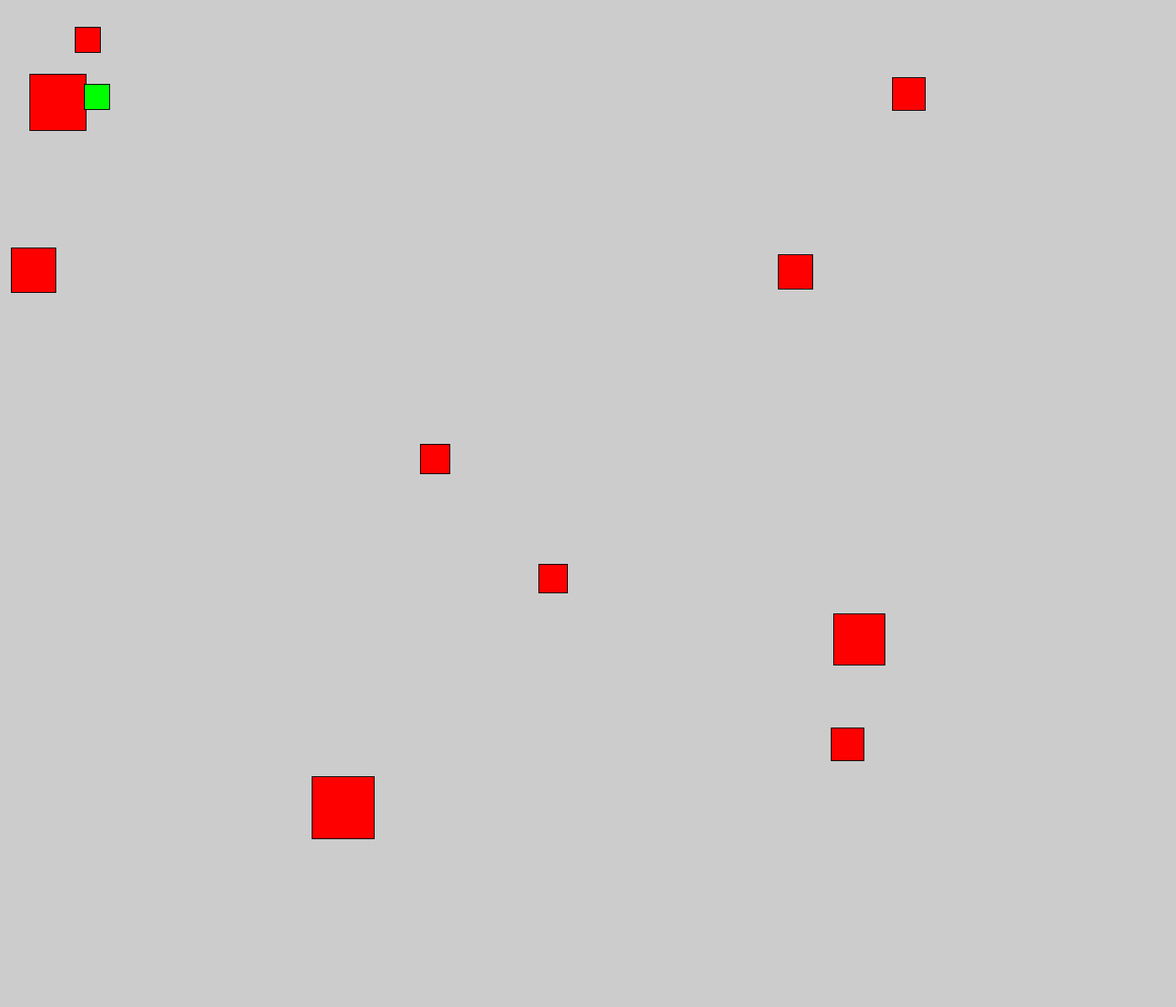
Frame 1 (no input)
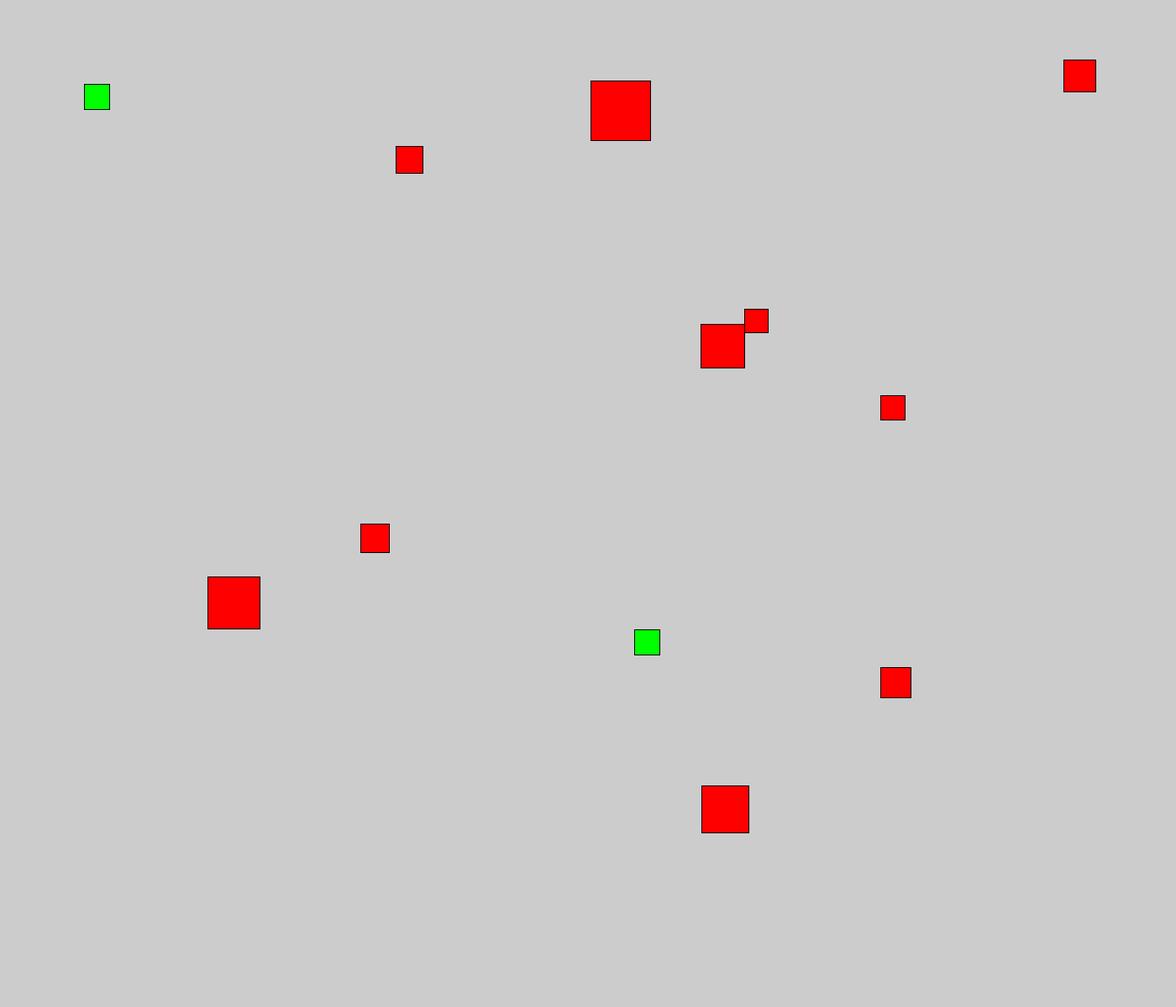
Frame 60 (the mouse pressed at the canvas centre just before this capture)
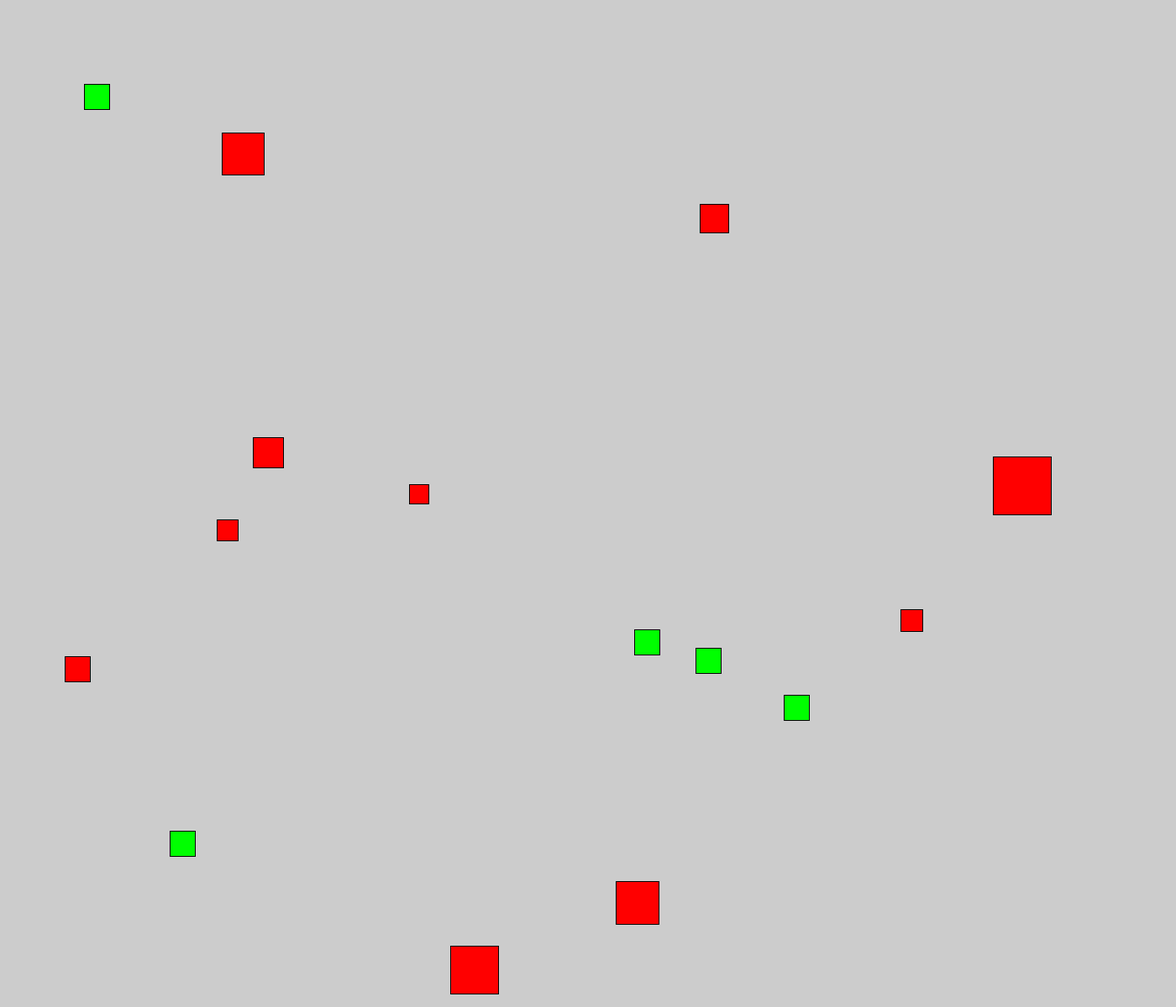
Frame 120 (the mouse held since frame 60 and released just before this capture)

The Processing sketch that drew these frames (run headless with seeded random() and noise(); from frame 60 on, the mouse is pressed at the canvas centre):

// Processing sketch: bug2
// ── bug2.pde
// Declare and construct two objects (h1, h2) from the class HLine 
 

int swidth = 1400;
int sheight = 1200;
int num_of_bugs = 10;
//bug initial parameters
ArrayList<Bug> bugs = new ArrayList<Bug>();
ArrayList<Food> food = new ArrayList<Food>();

void setup() 
{
  size(1400, 1200);
  frameRate(30);
  for (int x = 0; x < num_of_bugs; x++) {
      bugs.add(new Bug(int(random(0,swidth)), int(random(0,sheight))));
    }
   for (int x = 0; x < 10; x++) {
      food.add(new Food(100,100));
    } 
    
}

void draw() { 
  background(204);
  for (Bug b : bugs) {
    b.evolve();
    b.eat(); 
    b.display(); 
   if (b.alive == false) {food.add(new Food(b.xpos, b.ypos));   }
  }
  
 // for (Bug b : bugs) {
 //   if (b.health > 100) {
 //     bugs.add(new Bug(b.xpos,b.ypos));
 //     bugs.add(new Bug(b.xpos,b.ypos));     
 //     b.alive = false;
 //     }
//  }
   
   // Remove dead bugs from array list
   for (int i = bugs.size() - 1; i >= 0; i--) {
      Bug b = bugs.get(i);
      if (b.alive == false) {
    bugs.remove(i);
  }
  }
  
  if (random(0,100) < 5) {food.add(new Food(int(random(0,swidth)), int(random(0,sheight))));}
  
  for (Food f : food) {
    f.display();     
  }
  
//  print(bugs.size()); 
  }
  
class Food {
   int xpos, ypos;
   int energy;
   boolean eaten;
   
   Food(int x, int y) {
     energy = 60;
     eaten = false;
     xpos = x;
     ypos = y;
   }
   
   void display() {
      fill(0,255,0);
      rect(xpos, ypos ,30, 30);  
   }
   
}
 
class Bug { 
  int xpos, ypos;
  float speed, dir; 
  float health;
  boolean alive;
  int size;
  
   
  Bug(int x, int y) {
    size = int(random(10,60));
    health = random(30,80);
    alive = true;
    xpos = x;
    ypos = y;
    speed = random(10, 25);
    dir = random(2 * 3.14);   
  }
  
  void eat() {
    for (Food f : food) {
      if ((sq(f.xpos - xpos) < 120) & (sq(f.ypos - ypos) < 120)) {
        if (f.eaten == false) {
          health = health + f.energy;
          f.eaten = true;}
        }
    }
      // Remove eaten food from array list
   for (int i = food.size() - 1; i >= 0; i--) {
      Food f = food.get(i);
      if (f.eaten == true) {food.remove(i);}     
      }
    }
  
  void display() {
    if (alive) {
      dir = dir + random(-0.1, 0.1);
      xpos = xpos + int(speed *  sin(dir)); 
      ypos = ypos +int(speed * cos(dir));
      if (xpos > swidth) {xpos = 0;}
      if (ypos > sheight) {ypos = 0;}
      if (xpos < 0) {xpos = swidth;}
      if (ypos < 0) {ypos = sheight;}
 
      health = health - (0.0001 * (speed * size));
      if (health < 0) {alive = false;}
      fill(255,0,0);
      rect(xpos, ypos ,health, health);
 //     if (alive == false) {food = append(food,new Food(xpos, ypos));} 
 //     food = append(food,new Food(xpos, ypos));
    }
  }
    
  
  void evolve() {
    if (alive) {
//      speed = random(0,5);
//      xpos = xpos + random (-speed, speed);
//      ypos = ypos + random (-speed, speed);
    }
  }
  
} 
